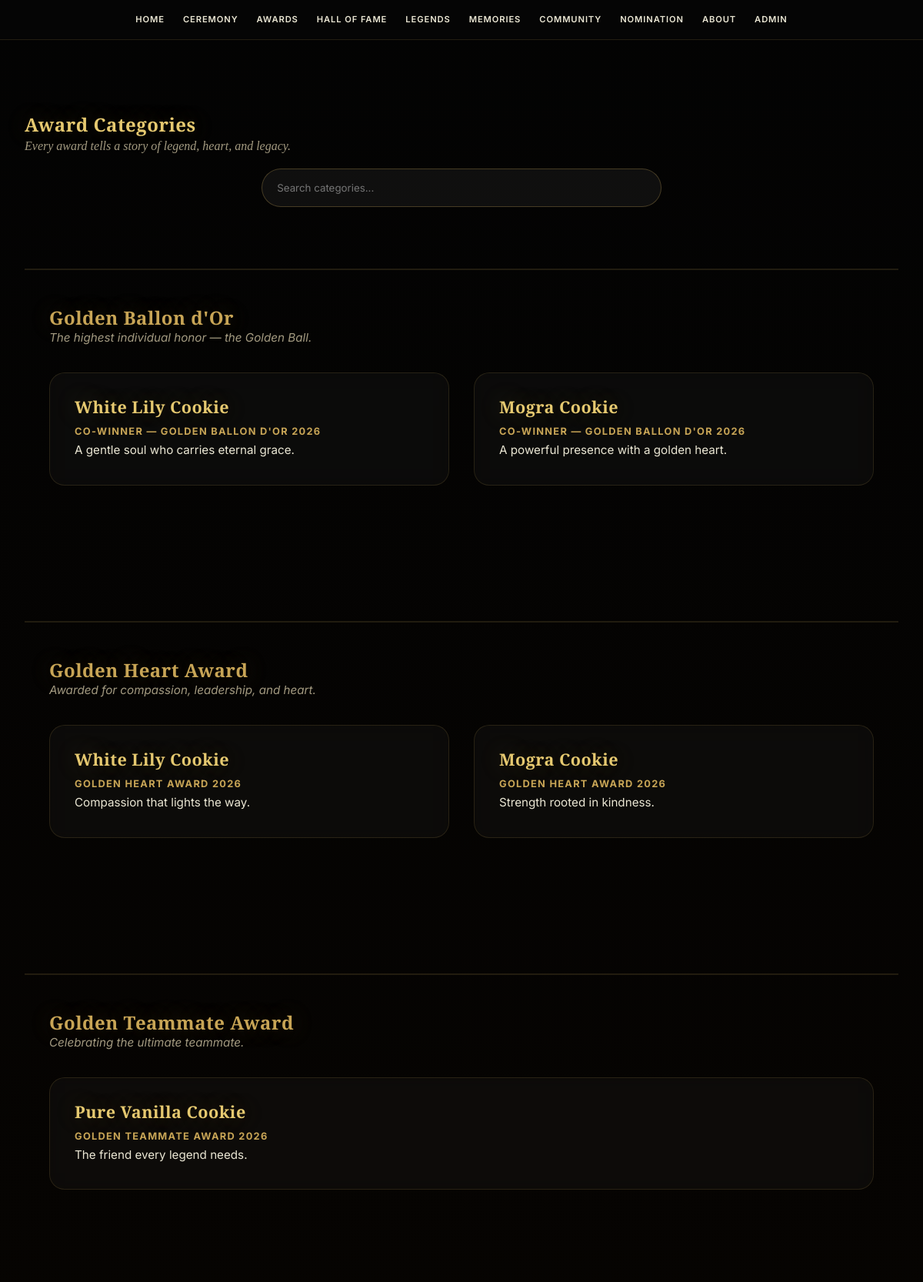
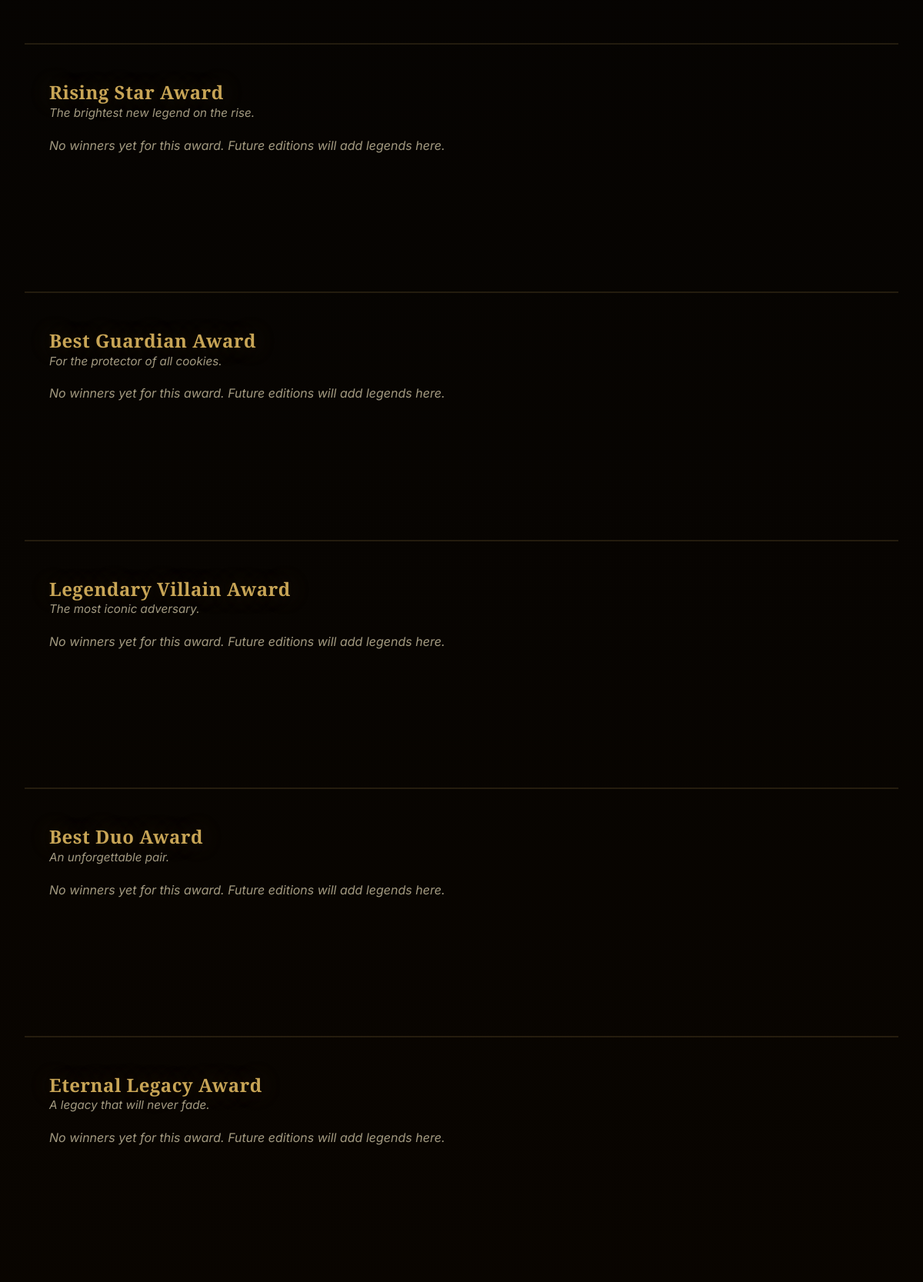
/awards (upper part), run on the app's committed database (2 pictures, top to bottom).
### tables this page shows
CREATE TABLE categories
                 (id INTEGER PRIMARY KEY AUTOINCREMENT,
                  name TEXT UNIQUE, slug TEXT UNIQUE, description TEXT);

CREATE TABLE winners
                 (id INTEGER PRIMARY KEY AUTOINCREMENT,
                  category_id INTEGER, name TEXT, role_text TEXT,
                  year INTEGER, image_path TEXT, description TEXT);

### routes.py (the view)
    @app.route("/awards")
    def awards():
        cats = get_all_categories()
        data = []
        for cat in cats:
            winners = get_winners_for_category(cat["id"])
            data.append({"category": cat, "winners": winners})
        return render_template("awards.html", data=data)

### database.py (called while the page is built)
def get_all_categories():
    conn = sqlite3.connect(DB_PATH)
    conn.row_factory = sqlite3.Row
    c = conn.cursor()
    c.execute("SELECT * FROM categories ORDER BY id")
    rows = c.fetchall()
    conn.close()
    return [dict(r) for r in rows]

def get_winners_for_category(cat_id):
    conn = sqlite3.connect(DB_PATH)
    conn.row_factory = sqlite3.Row
    c = conn.cursor()
    c.execute("SELECT * FROM winners WHERE category_id = ? ORDER BY id", (cat_id,))
    rows = c.fetchall()
    conn.close()
    return [dict(r) for r in rows]

### templates/awards.html (shortened to what this page needs)
{% extends "base.html" %}
{% block content %}
<section>
  <h1>Award Categories</h1>
  <p class="subtitle">Every award tells a story of legend, heart, and legacy.</p>
  <div class="search-bar">
    <input type="text" id="catSearch" placeholder="Search categories..." oninput="filterCategory(this.value)">
  </div>
  {% for item in data %}
  <section class="category-section" id="cat-{{ item.category.slug }}" style="margin-top:5rem;border-top:2px solid rgba(200,165,86,0.15);padding-top:3rem;">
    <h2>{{ item.category.name }}</h2>
    <p style="color:var(--text-muted);font-style:italic;font-size:0.95rem;">{{ item.category.description }}</p>
    {% if item.winners %}
    <div class="card-grid" style="margin-top:2rem;">
      {% for w in item.winners %}
      <article class="card">
        <h3>{{ w.name }}</h3>
        <p class="role">{{ w.role_text }}</p>
        <p>{{ w.description }}</p>
      </article>
      {% endfor %}
    </div>
    {% else %}
    <p style="color:var(--text-muted);margin-top:1rem;font-style:italic;">No winners yet for this award. Future editions will add legends here.</p>
    {% endif %}
  </section>
  {% endfor %}
</section>
{% endblock %}

### static/css/style.css (style rules this page uses)
:root { --gold: #c8a556; --gold-light: #e6c970; --gold-dark: #8a6e24; --champagne: #f2e0b0; --ivory: #f7f2e0; --rainbow: linear-gradient(90deg, #c8a556, #e6c970, #d4a8f7, #a6d8f7, #c8a556); --black: #060606; --black-deep: #030303; --cream: #ece6d0; --cream-soft: #ebe7d4; --text-muted: #a39a80; --shadow-gold: rgba(200,165,86,0.35); }
* { margin: 0; padding: 0; box-sizing: border-box; }
html { scroll-behavior: smooth; }
body { background: linear-gradient(180deg, var(--black-deep) 0%, #0a0500 50%, #120c06 100%); color: var(--cream); font-family: 'Inter', system-ui, sans-serif; overflow-x: hidden; line-height: 1.7; -webkit-font-smoothing: antialiased; -moz-osx-font-smoothing: grayscale; }
h1, h2, h3, .display { font-family: 'Playfair Display', Georgia, serif; letter-spacing: 0.02em; line-height: 1.15; color: var(--gold-light); text-shadow: 0 0 30px rgba(200,165,86,0.25); }
h1 { font-weight: 900; }
h2 { font-weight: 700; color: var(--gold); }
.subtitle { font-family: 'Cormorant Garamond', serif; font-style: italic; color: var(--text-muted); }
section { padding: 6rem 2rem; max-width: 1200px; margin: 0 auto; }
.card-grid { display: grid; gap: 2rem; grid-template-columns: repeat(auto-fit, minmax(300px, 1fr)); }
.card { background: rgba(255,255,255,0.03); border: 1px solid rgba(200,165,86,0.15); border-radius: 20px; padding: 2rem; transition: all .4s; backdrop-filter: blur(8px); }
.card h3 { color: var(--gold-light); font-size: 1.35rem; margin-bottom: 0.5rem; }
.card .role { color: var(--gold); font-weight: 700; font-size: 0.8rem; letter-spacing: 0.1em; text-transform: uppercase; }
.card p { color: var(--cream-soft); font-size: 0.95rem; }
.search-bar { max-width: 520px; margin: 1rem auto; position: relative; }
.search-bar input { width: 100%; padding: 1rem 1.2rem; background: rgba(255,255,255,0.05); border: 1px solid rgba(200,165,86,0.3); border-radius: 50px; color: var(--text); font-family: inherit; outline: none; transition: border-color .3s; }

### data on the page
categories: category.name "Golden Ballon d'Or", category.description "The highest individual honor — the Golden Ball."
winners: name "White Lily Cookie", role_text "CO-WINNER — GOLDEN BALLON D'OR 2026", description "A gentle soul who carries eternal grace."
winners: name "Mogra Cookie", role_text "CO-WINNER — GOLDEN BALLON D'OR 2026", description "A powerful presence with a golden heart."
categories: category.name "Golden Heart Award", category.description "Awarded for compassion, leadership, and heart."
winners: name "White Lily Cookie", role_text "GOLDEN HEART AWARD 2026", description "Compassion that lights the way."
winners: name "Mogra Cookie", role_text "GOLDEN HEART AWARD 2026", description "Strength rooted in kindness."
categories: category.name "Golden Teammate Award", category.description "Celebrating the ultimate teammate."
winners: name "Pure Vanilla Cookie", role_text "GOLDEN TEAMMATE AWARD 2026", description "The friend every legend needs."
categories: category.name "Rising Star Award", category.description "The brightest new legend on the rise."
categories: category.name "Best Guardian Award", category.description "For the protector of all cookies."
categories: category.name "Legendary Villain Award", category.description "The most iconic adversary."
categories: category.name "Best Duo Award", category.description "An unforgettable pair."
categories: category.name "Eternal Legacy Award", category.description "A legacy that will never fade."
